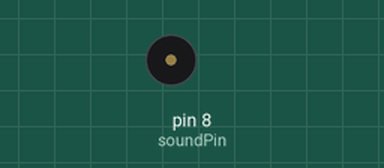
This sketch was run on a simulated Arduino Uno, built with avr-gcc and run on an emulated ATmega328P. Parts: buzzer (waves = sounding).

Above: at 0.2 s.
At 3.26 s:
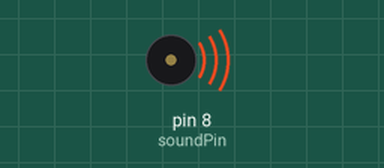
Timing chart, 0 to 3.7 s (numbered marks = the images above):
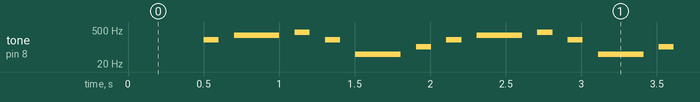

Measured:
- by itself, tone on pin 8 (soundPin): repeats every 1.6 s: silent 0.10 s, 300 Hz 0.30 s, silent 0.10 s, 400 Hz 0.10 s, silent 0.10 s, 200 Hz 0.10 s, silent 0.10 s, 50 Hz 0.30 s, silent 0.10 s, 100 Hz 0.10 s, silent 0.10 s, 200 Hz 0.10 s

The sketch:

tone_melody.ino
```cpp
int soundPin = 8;
long timer;
int interval = 500;
int count = 0;

int frequencies [6] =   {100, 200, 300, 400, 200,  50}; // notes
int rythm [6] =         {200, 200, 400, 200, 200, 400}; // the rythm described in milliseconds
int noteDuration [6] =  {100, 100, 300, 100, 100, 300}; // duration of a note, NB: must be equal or shorter than corrosponding rythm value

void setup() {
  // put your setup code here, to run once:
  pinMode(soundPin, OUTPUT);
}

void loop() {
  // put your main code here, to run repeatedly:
  if (millis() - timer > interval){
    timer = millis(); // prepare timer for next iteration

    // increment the count variable
    count++;
    if (count == 6) count = 0; // reset it at zero if reached the limit

    tone(soundPin, frequencies[count], noteDuration[count]); // play the note

    interval = rythm[count]; // set the waiting time until next time to enter the timer if statement
  }
}
```
